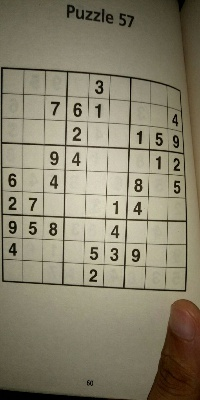
#> input picture displayimages/displaypuzzle.jpg, 200 x 400 px
$ python -i vision_utils.py   (imports and definitions only)   (older library calls are emulated)
#> lines starting #> are read from the running program, lines starting #| are printed output that depends on the picture; after the words box and inside, x2 and y2 are one past the last pixel; in counts of white or black regions, pixels touching at a corner belong together
import cv2
import numpy as np
import matplotlib.pyplot as plt

def preprocess(image,  default=19, dilate=True):
    '''
    Darken grid and preliminary thresholding
    '''
    img = cv2.GaussianBlur(image,(5,5),0)
    thresh = cv2.adaptiveThreshold(img,255,cv2.ADAPTIVE_THRESH_MEAN_C, cv2.THRESH_BINARY_INV,default,2)
    kernel = cv2.getStructuringElement(cv2.MORPH_CROSS,(3,3))
    res = cv2.dilate(thresh, kernel) if dilate else thresh
    return res

# [98 lines left out: functions orderPoints, four_point_transform, centralize, largestnConnectedComponents, digitExists, extractdigits, not called in this run]

def whitePct(img):
    return  np.count_nonzero(img) / (img.shape[0] * img.shape[1]) *100


# [54 lines left out: functions repetitiveThreshold, floodfillGrid, repetitiveFloodfill, aspectratio, view, not called in this run]

>>> import cv2
>>> picture = cv2.imread('displayimages/displaypuzzle.jpg', cv2.IMREAD_GRAYSCALE)
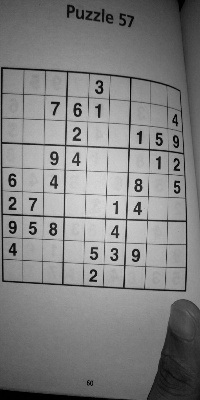
#> picture: shape (400, 200); min 0, max 218, mean 128.9
>>> result = preprocess(picture)
#> in preprocess, `img = cv2.GaussianBlur(image,(5,5),0)`:
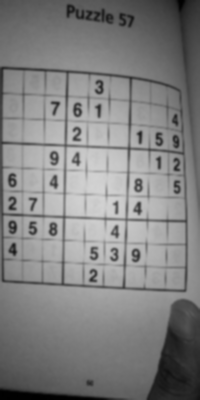
#> img: shape (400, 200); min 0, max 211, mean 128.8
#> in preprocess, `thresh = cv2.adaptiveThreshold(img,255,cv2.ADAPTIVE_THRESH_MEAN_C, cv2..`:
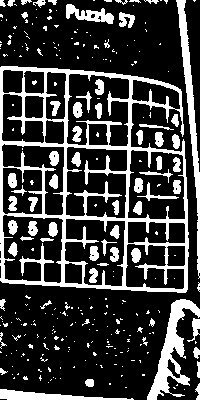
#> thresh: shape (400, 200); 23.8% white; 283 white regions (216 under 20 px), largest, box (x1, y1, x2, y2) and area: (0, 66, 189, 293) 9166, (147, 299, 200, 400) 1695, (176, 0, 200, 279) 1489
#> in preprocess, `res = cv2.dilate(thresh, kernel) if dilate else thresh`:
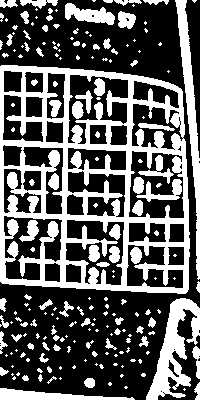
#> res: shape (400, 200); 36.5% white; 200 white regions (116 under 20 px), largest, box (x1, y1, x2, y2) and area: (0, 65, 190, 294) 16738, (146, 298, 200, 400) 2319, (175, 0, 200, 280) 1945
